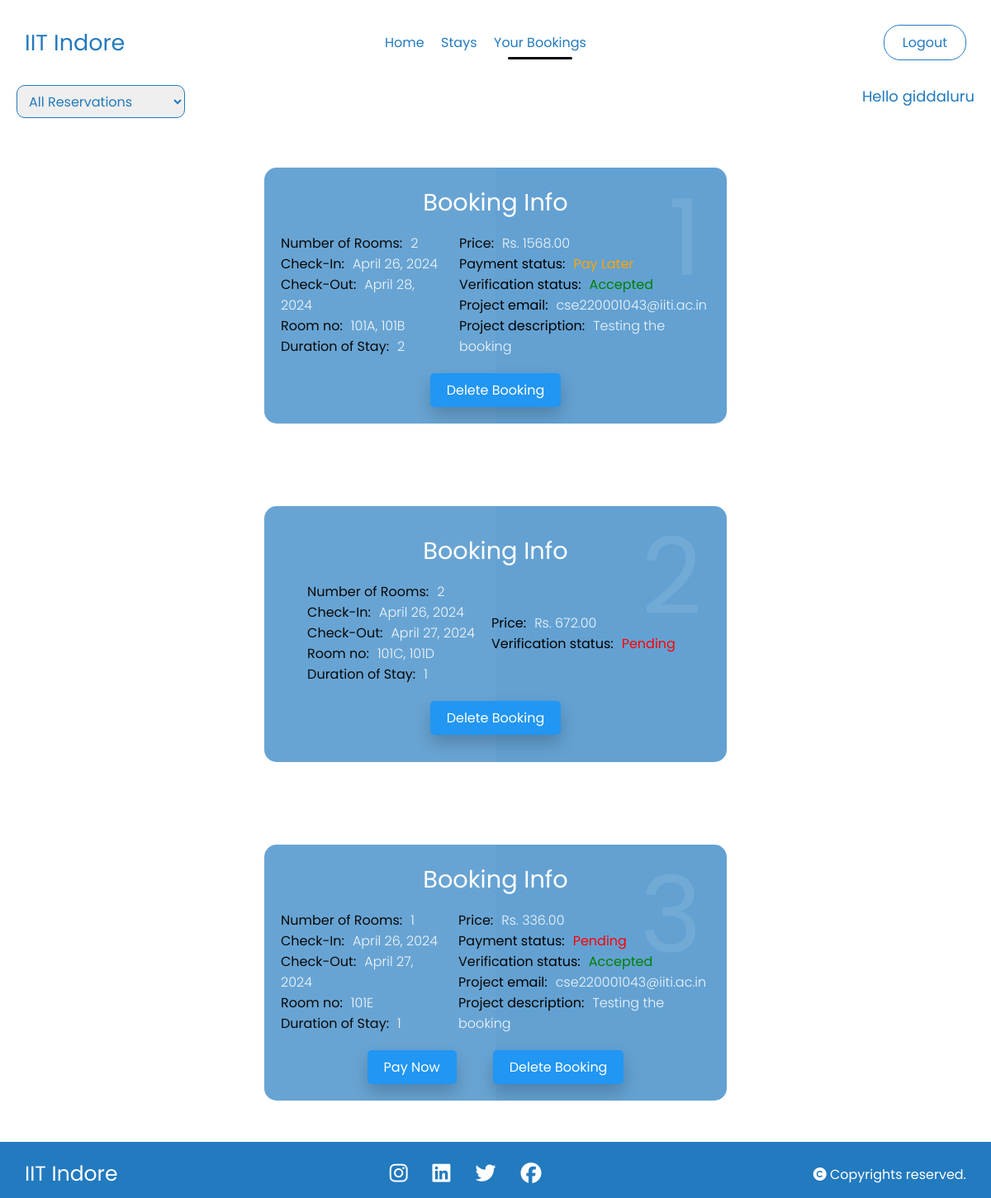
The app's page /bookings/ (signed in) with its own data.
### hostel/models.py (models this page shows, shortened)
class Reservation(models.Model):
    PAYMENT_CHOICES = (
        ('1', 'Pending'),
        ('2', 'Done'),
        ('3', 'Pay Later')
    )
    VERIFIED_CHOICES = (
        ('1', 'Accepted'),
        ('2', 'Rejected'),
        ('3', 'Pending')
    )
    PAYMENT_METHOD = (
        ('1', 'Self'),
        ('2', 'Project')
    )
    id = models.AutoField(primary_key=True)
    user = models.ForeignKey(User, on_delete=models.CASCADE)
    email = models.EmailField()
    payment_method = models.CharField(max_length=1, default='1', choices=PAYMENT_METHOD)
    project_email = models.EmailField(blank=True)
    project_description = models.TextField(blank=True)
    phone_number = models.CharField(max_length=15)
    number_of_rooms = models.PositiveIntegerField()
    check_in_date = models.DateField()
    check_out_date = models.DateField()
    room_numbers = models.CharField(max_length=255, help_text="Enter room numbers separated by commas")
    tariff_per_day = models.DecimalField(max_digits=10, decimal_places=2, default=0.00)
    price = models.DecimalField(max_digits=10, decimal_places=2, default=0.00)
    total_price = models.DecimalField(max_digits=10, decimal_places=2, default=0.00)
    gst = models.DecimalField(max_digits=5, decimal_places=2, default=0.00)
    length_of_stay = models.IntegerField(default = 1)
    payment_status = models.CharField(max_length=1, default='1', choices = PAYMENT_CHOICES)
    verified_status = models.CharField(max_length=1, default='3', choices=VERIFIED_CHOICES)
    def get_room_numbers(self):
        return self.room_numbers.split(',')
    def set_room_numbers(self, room_numbers):
        self.room_numbers = ','.join(room_numbers)
    room_numbers_list = property(get_room_numbers, set_room_numbers)

### hostel/views.py (the view)
# urls.py: path('bookings/', views.bookings, name="bookings"),
@login_required(login_url='/login/')
def bookings(request):
    email = None
    try:
        email = SocialAccount.objects.get(user=request.user).extra_data.get('email', '')
    except:
        social_account = None
    user_reservations = Reservation.objects.filter(email = email)
    project_reservations = Reservation.objects.filter(project_email = email,  verified_status = '1')
    return render(request, 'bookings.html', {'user_reservations': user_reservations, 'project_reservations': project_reservations})

### templates/bookings.html (shortened to what this page needs)
{% load static %}
<!DOCTYPE html>
<html lang="en">
<head>
    <link rel="stylesheet" href="{% static 'navbar.css' %}">
</head>
<body>
    <div class="nav1">
        <div>
          <h3>IIT Indore</h3>
        </div>
        <div class="headings">
          <a href="/">Home</a>
          <a href="/stays">Stays</a>
          <a href="/bookings" class="active">Your Bookings</a>
        </div>
          <div class="nav1-login">
            {% if user.is_authenticated %}
            <a href='{% url "logout" %}'>Logout</a>
            {% else %}
            <a href='{% url "login" %}'>Login</a>
            {% endif %}
          </div>
    </div>
      {% if user.is_authenticated %}
        <div class="username">
          <div class="filter">
            <select id="reservationFilter">
              <option value="all">All Reservations</option>
            </select>
          </div>
          <h5>Hello {{user.username}}</h5>
        </div>
      {% endif %}
      {% if user_reservations or project_reservations %}
        {% for reservation in user_reservations %}
        <div class="container user" id="user_reservations">
          <div class="card">
            <div class="box">
              <div class="content">
                <h2>{{ forloop.counter }}</h2>
                <h3>Booking Info</h3>
                <div class="columns">
                  <div class="left">
                    <p><span>Number of Rooms:</span>{{ reservation.number_of_rooms }}</p>
                    <p><span>Check-In:</span>{{ reservation.check_in_date }}</p>
                    <p><span>Check-Out:</span>{{ reservation.check_out_date }}</p>
                    <p><span>Room no:</span>{{ reservation.room_numbers_list|join:", " }}</p>
                    <p><span>Duration of Stay:</span>{{ reservation.length_of_stay }}</p>
                  </div>
                  <div class="right">
                    <p><span>Price:</span>Rs. {{ reservation.total_price }}</p>
                    {% if reservation.verified_status == '1' %}
                      {% if reservation.payment_status == '1' %}
                        <p><span>Payment status:</span><span style="color: red">{{ reservation.get_payment_status_display }}</span></p>
                      {% elif reservation.payment_status == '2' %}
                        <p><span>Payment status:</span><span style="color: green">{{ reservation.get_payment_status_display }}</span></p>
                      {% else %}
                        <p><span>Payment status:</span><span style="color: orange">{{ reservation.get_payment_status_display }}</span></p>
                      {% endif %}
                        <p><span>Verification status:</span><span style="color: green;">{{reservation.get_verified_status_display}}</span></p>
                    {% elif reservation.verified_status == '3' %}
                      <p><span>Verification status:</span><span style="color: red">{{reservation.get_verified_status_display}}</span></p>
                    {% endif %}
                    {% if reservation.payment_method == '2' %}
                      <p><span>Project email:</span>{{ reservation.project_email }}</p>
                      <p><span>Project description:</span>{{ reservation.project_description }}</p>
                    {% endif %}
                  </div>
                </div>
                <div class="btn-row">
                  {% if reservation.verified_status == '1' %}
                    {% if reservation.payment_status == '2' %}
                        <a href="{% url 'download_invoice' reservation.id %}" class="btn btn-primary">Download Invoice</a>
                    {% else %}
                        {% if reservation.payment_status == '1' %}
                        <a href="{% url 'pay_now' reservation.id %}" class="btn btn-primary">Pay Now</a>
                        {% endif %}
                        <a href="#" class="btn btn-danger" data-reservation-id="{{ reservation.id }}">Delete Booking</a>
                    {% endif %}
                  {% elif reservation.verified_status == '3' %}
                    <a href="#" class="btn btn-danger" data-reservation-id="{{ reservation.id }}">Delete Booking</a>
                  {% endif %}
                </div>
              </div>
            </div>
          </div>
        </div>
        {% endfor %}
      {% endif %}
    <footer>
        <div class="footer">
          <div class="info">
            <h4>IIT Indore</h4>
          </div>
          <div class="social">
            <ul>
              <li><a href="#"><i class="fa-brands fa-instagram"></i></a></li>
              <li><a href="#"><i class="fa-brands fa-linkedin"></i></a></li>
              <li><a href="#"><i class="fa-brands fa-twitter"></i></a></li>
              <li><a href="#"><i class="fa-brands fa-facebook"></i></a></li>
            </ul>
          </div>
          <div class="rights">
            <p><i class="fa-solid fa-copyright"></i> Copyrights reserved.</p>
          </div>
        </div>
    </footer>
</body>
</html>

### static/navbar.css (style rules this page uses)
* { margin: 0; padding: 0; box-sizing: border-box; font-family: 'Ubuntu', cursive; font-weight: 400; }
:root { --main-color: #fff; --secondary-color: rgb(34,122,191); --primary-color: #000; }
.nav1 { width: 100%; padding: 30px; position: sticky; top: 0px; display: flex; justify-content: space-between; align-items: center; background: transparent; z-index: 33; }
.nav1 .headings a { text-decoration: none; font-size: 16px; color: var(--secondary-color); margin-right: 3%; position: relative; transition: 0.3s all ease-in-out; }
.nav1 div:nth-child(1) h3 { font-size: 27px; color: var(--secondary-color); }
.nav1 div:nth-child(3) { display: flex; align-items: center; justify-content: flex-end; }
.nav1 .headings { display: flex; align-items: center; justify-content: center; width: 60%; }
.nav1 div:nth-child(3) a { margin-left: 25px; }
.nav1-login a { background: transparent; border: 1.5px solid var(--secondary-color); border-radius: 20px; text-decoration: none; width: 100px; text-align: center; padding: 8px; color: var(--secondary-color); }
.active::after { content: ''; position: absolute; width: 70%; left: 15%; bottom: -8px; height: 3px; background-color: var(--primary-color); border-radius: 10px; }
footer { left: 0; bottom: 0; width: 100%; background-color: var(--secondary-color); color: #fff; text-align: center; }
footer .footer { display: flex; justify-content: space-between; align-items: center; flex-wrap: wrap; padding: 20px 30px 10px; background-color: var(--secondary-color); color: #fff; }
.info h4 { text-align: center; color: #fff; font-size: 25px; }
.social ul { display: flex; align-items: center; }
.social ul li { list-style-type: none; }
.social ul li a { color: #fff; font-size: 25px; margin: 0px 15px; }

### templates/bookings.html (style rules this page uses)
* { margin: 0; padding: 0; box-sizing: border-box; font-family: "Poppins", sans-serif; }
body { display: flex; flex-direction: column; min-height: 100vh; }
.container { flex-grow: 1; }
footer { margin-top: auto; }
body .container .card { position: relative; width: 50%; min-height: 350px; border-radius: 15px; margin: 30px auto; transition: 0.5s; }
body .container .card:nth-child(odd) .box .content a { background: #2196f3; }
body .container .card .box { position: absolute; top: 20px; left: 20px; right: 20px; bottom: 20px; background: rgba(34,122,191,0.7); border-radius: 15px; display: flex; justify-content: center; align-items: center; overflow: hidden; transition: 0.5s; }
body .container .card .box:before { content: ""; position: absolute; top: 0; left: 0; width: 50%; height: 100%; background: rgba(255, 255, 255, 0.03); }
body .container .card .box .content { padding: 20px; text-align: center; }
body .container .card .box .content h2 { position: absolute; top: -10px; right: 30px; font-size: 8rem; color: rgba(255, 255, 255, 0.1); }
body .container .card .box .content h3 { font-size: 1.8rem; color: #fff; z-index: 1; transition: 0.5s; margin-bottom: 15px; }
body .container .card .box .content p { font-size: 1rem; font-weight: 300; color: rgba(255, 255, 255, 0.9); z-index: 1; transition: 0.5s; }
body .container .card .box .content a { position: relative; padding: 8px 20px; display: inline-block; background: black; border-radius: 5px; text-decoration: none; color: white; margin-top: 20px; box-shadow: 0 10px 20px rgba(0, 0, 0, 0.2); transition: 0.5s; }
.columns { display: flex; justify-content: space-between; align-items: center; }
.btn-row a { margin-right: 20px; margin-left: 20px; }
.left { margin-right: 20px; }
.columns p { text-align: left; }
.columns p span { margin-right: 10px; color: #000; }
.username { display: flex; justify-content: space-between; padding: 0px 20px; }
.username h5 { text-align: left; font-size: 18px; color: var(--secondary-color); }
.username select { height: 40px; font-size: 16px; color: var(--secondary-color); border: 1.5px solid var(--secondary-color); border-radius: 10px; padding: 5px 10px; outline: none; cursor: pointer; margin-bottom: 10px; }

### records on screen
Reservation: number_of_rooms "2", check_in_date "April 26, 2024", check_out_date "April 28, 2024", room_numbers_list "101A, 101B", length_of_stay "2", total_price "1568.00", payment_status "Pay Later", verified_status "Accepted", project_email "cse220001043@iiti.ac.in", project_description "Testing the booking"
Reservation: number_of_rooms "2", check_in_date "April 26, 2024", check_out_date "April 27, 2024", room_numbers_list "101C, 101D", length_of_stay "1", total_price "672.00", verified_status "Pending"
Reservation: number_of_rooms "1", check_in_date "April 26, 2024", check_out_date "April 27, 2024", room_numbers_list "101E", length_of_stay "1", total_price "336.00", payment_status "Pending", verified_status "Accepted", project_email "cse220001043@iiti.ac.in", project_description "Testing the booking", shows "Pay Now"

### other values on screen
{{ user.username }} "giddaluru"
